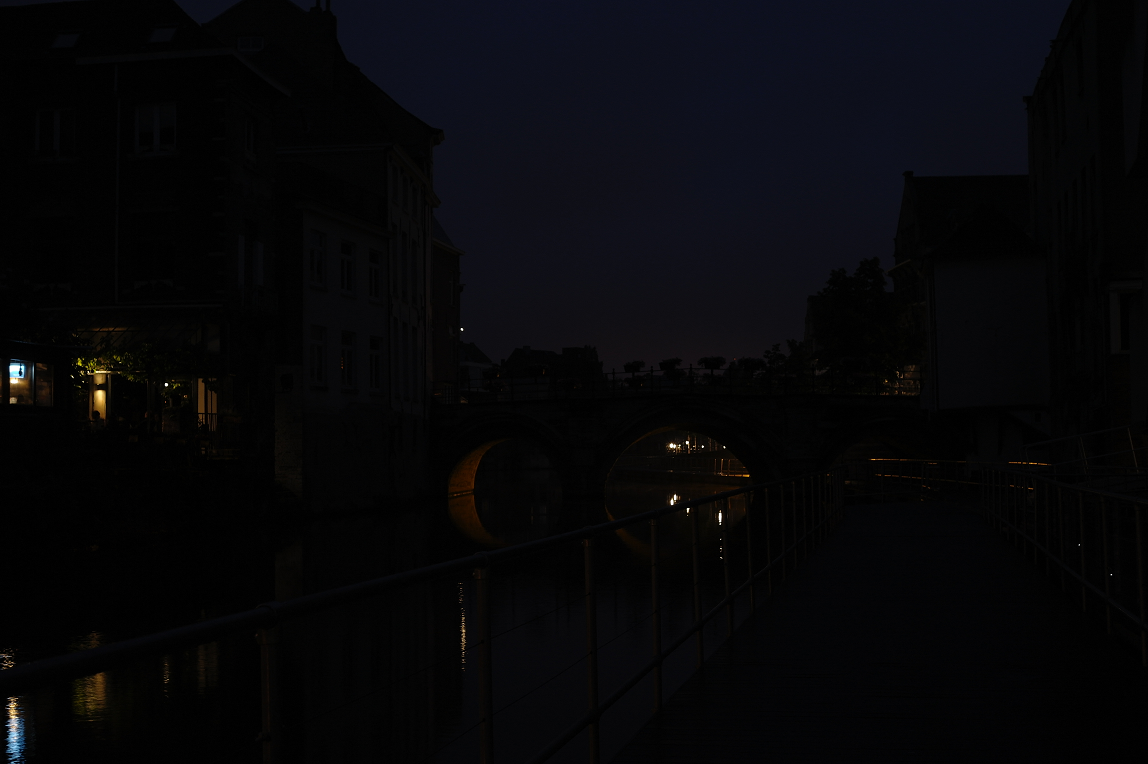
#> input picture tuan01/image/gamma_corect.png, 1148 x 764 px
$ python negative_image.py
#> lines starting #> are read from the running program, lines starting #| are printed output that depends on the picture
# 6. Lấy âm bản (negative)

import numpy as np
import cv2
from matplotlib import pyplot as plt

# in bellow codeline, have to change path to where image belong to
image = cv2.imread('../../image/gamma_corect.png', 1)
#> image is the input picture: shape (764, 1148, 3); mean B, G, R 8.8, 6.6, 6.5
neg_img = 255 - image
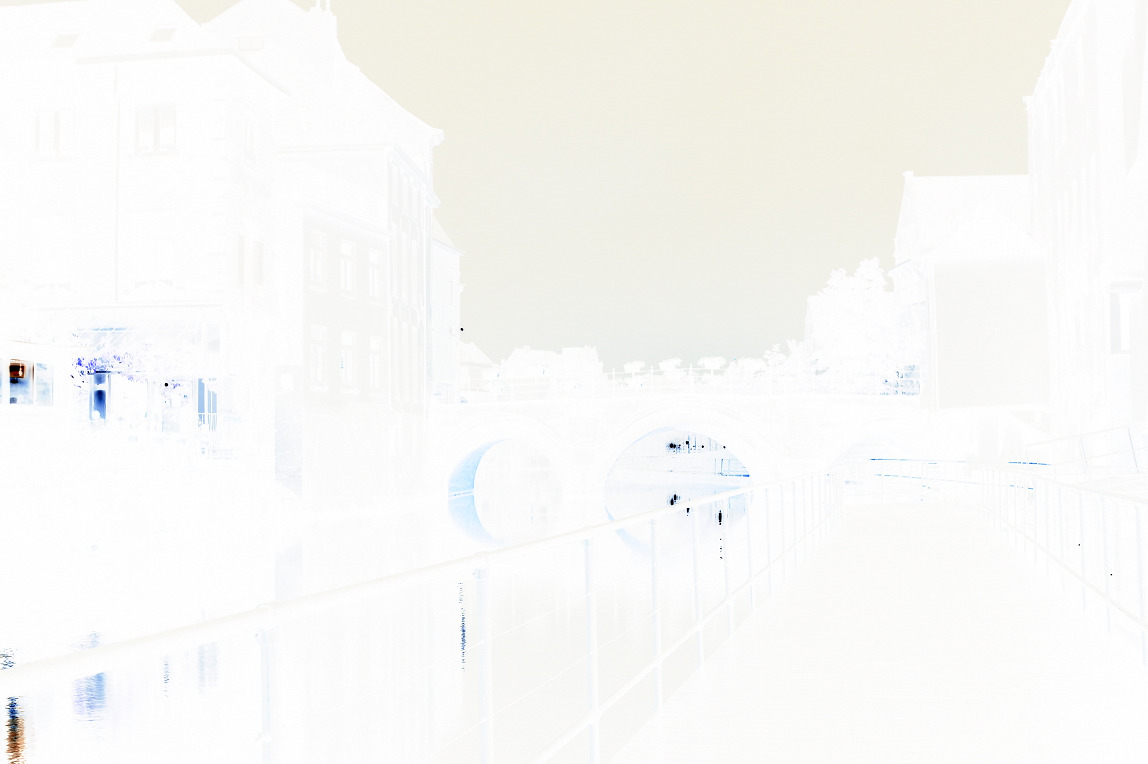
#> neg_img: shape (764, 1148, 3); mean B, G, R 246.2, 248.4, 248.5

cv2.imshow("Negative Image", neg_img)
k = cv2.waitKey(0)
#> (key Esc is pressed here)
if k == 27:  # wait for ESC key to exit
    cv2.destroyAllWindows()
